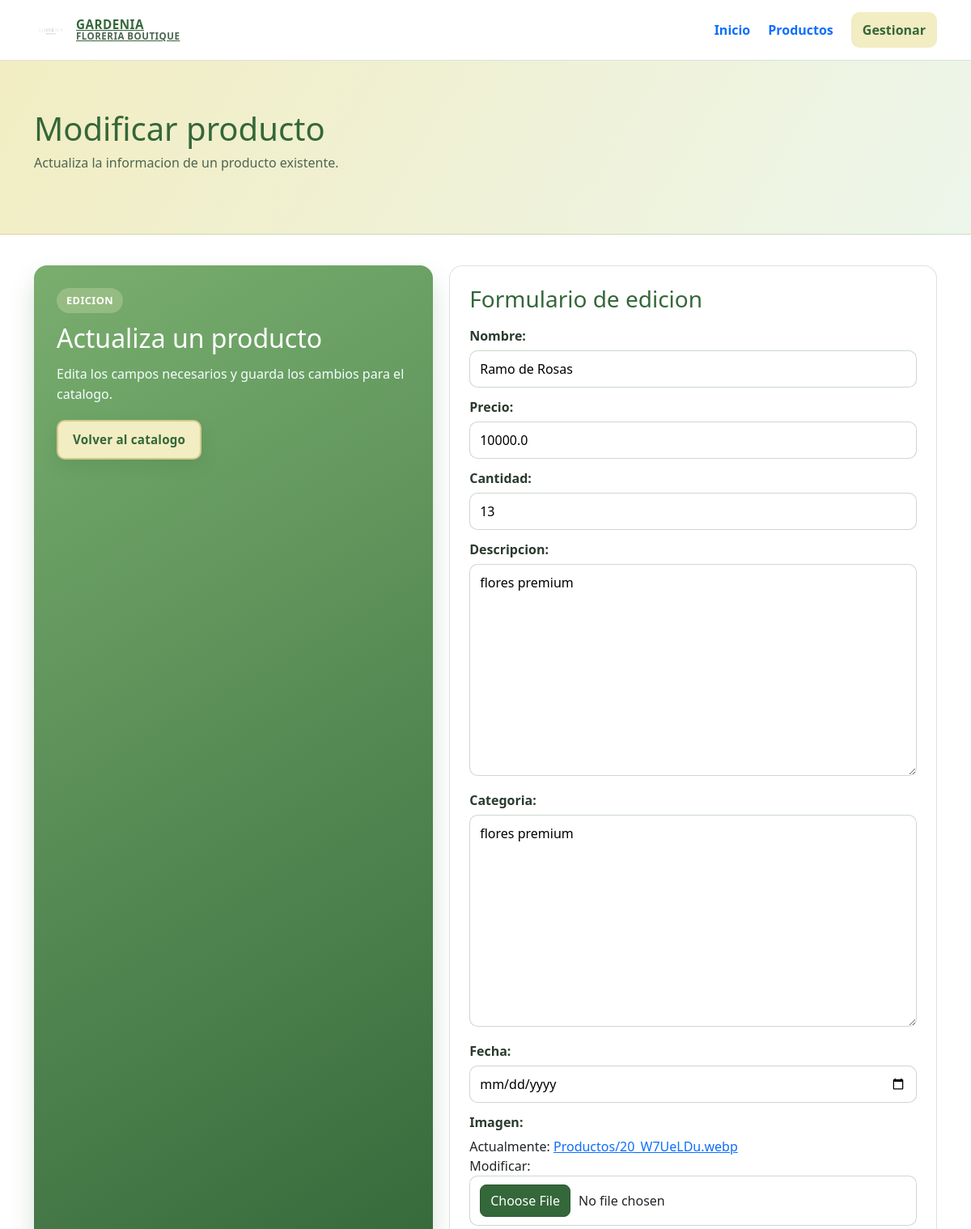
Before: /ModificarProducto/25 (upper part) with the older database file.
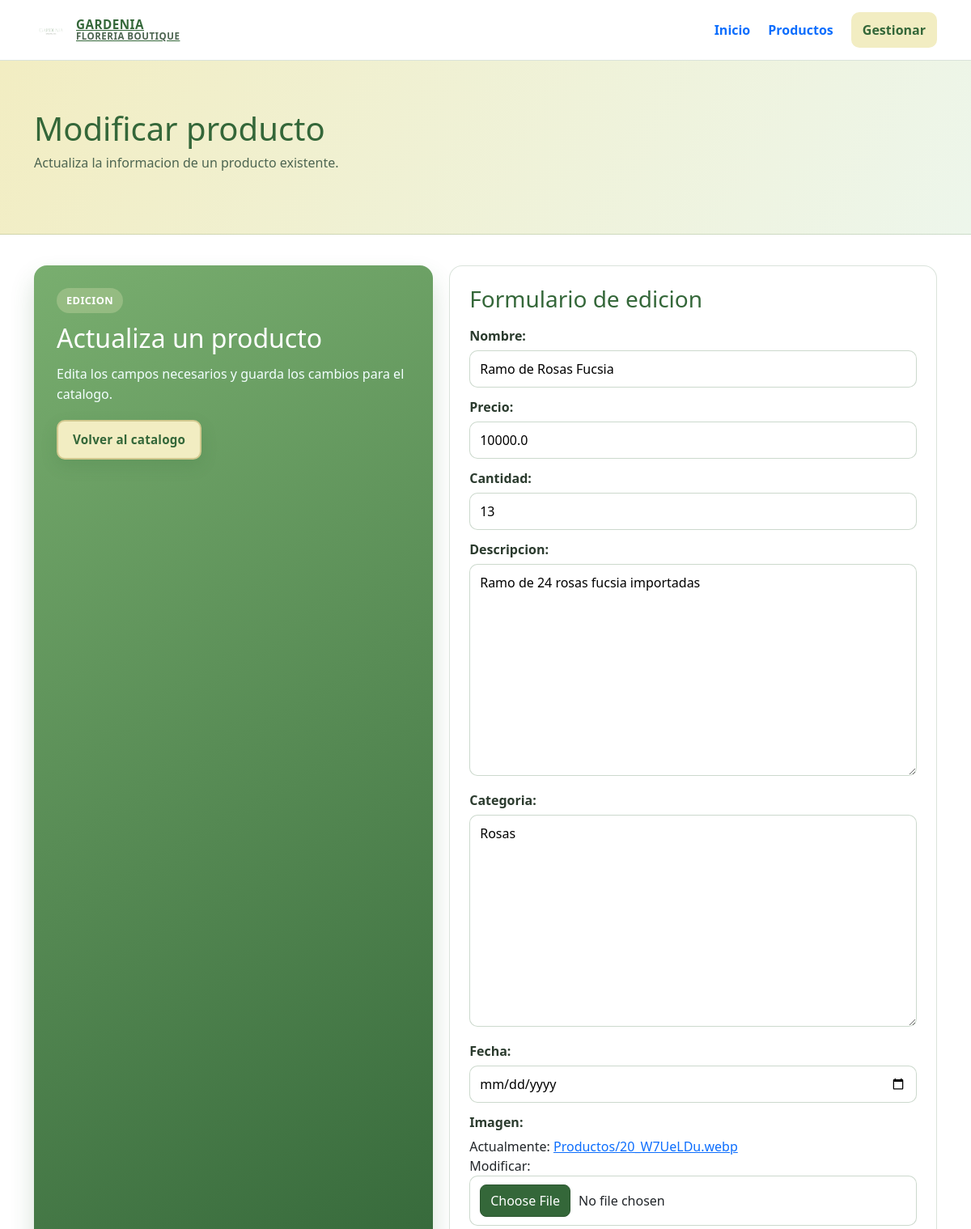
After: the same page with the newer database file.
### Api/models.py (models this page shows, shortened)
class Producto(models.Model):
    Codigo=models.AutoField(primary_key=True)
    Nombre=models.CharField(max_length=20)
    Precio=models.FloatField()
    Cantidad=models.IntegerField()
    Descripcion=models.TextField(max_length=50)
    Categoria= models.TextField(max_length=20)
    Fecha=models.DateField()
    Imagen= models.ImageField(upload_to='Productos',null=True)

### Api/views.py (the view, shortened to what this page needs)
# urls.py: path('ModificarProducto/<Codigo>', ModificarProductos, name='Modificar'),
def ModificarProductos(request,Codigo):
    buscar=get_object_or_404(Producto, Codigo=Codigo)
    data={
        'Formulario': FormularioProductos(instance=buscar)
    }
    return render(request, 'Pages/ModificarProducto.html', data)

### Api/forms.py
class FormularioProductos(forms.ModelForm):
    class Meta:
        model = Producto
        fields = '__all__'
        widgets = {
            'Fecha': forms.DateInput(attrs={'type': 'date'}),
        }

### Api/Templates/Pages/ModificarProducto.html (shortened to what this page needs)
{% extends 'Base.html' %}
{% load static %}
{% block Intermedio %}
<section class="hero-secondary form-hero">
    <div class="container app-shell">
        <h1>Modificar producto</h1>
        <p>Actualiza la informacion de un producto existente.</p>
    </div>
</section>
{% endblock %}
{% block cuerpo %}
<div class="form-layout">
    <aside class="form-aside">
        <span class="label-soft">Edicion</span>
        <h2>Actualiza un producto</h2>
        <p>Edita los campos necesarios y guarda los cambios para el catalogo.</p>
        <a href="{% url 'Productos' %}" class="btn-light">Volver al catalogo</a>
    </aside>
    <form class="panel-form" action="" method="post" enctype="multipart/form-data">
        <h3>Formulario de edicion</h3>
        {{Formulario}}
    </form>
</div>
{% endblock %}

Changed rows visible on the page:
changed Producto: Nombre "Ramo de Rosas" → "Ramo de Rosas Fucsia"; Descripcion "flores premium" → "Ramo de 24 rosas fucsia importadas"; Categoria "flores premium" → "Rosas"
